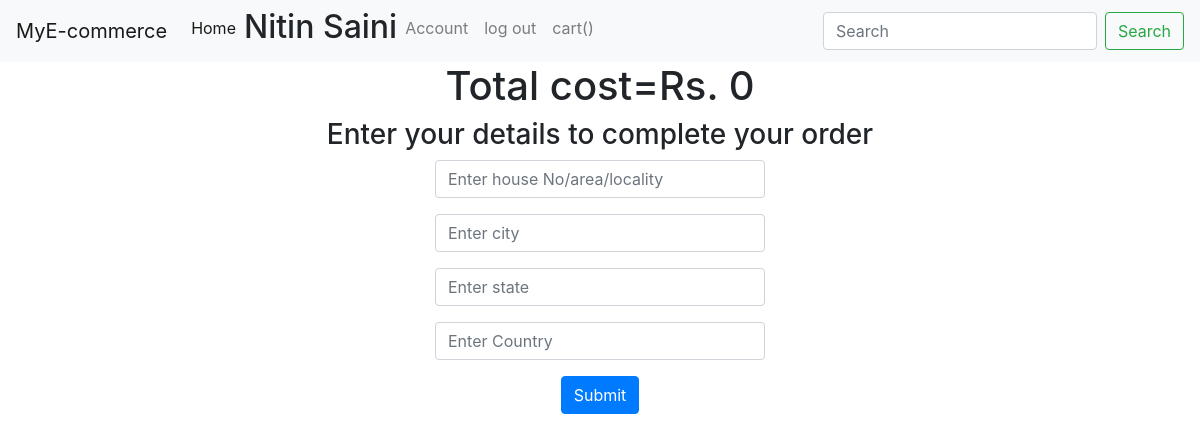
Page /pre_buy (signed in) on the earlier database version.
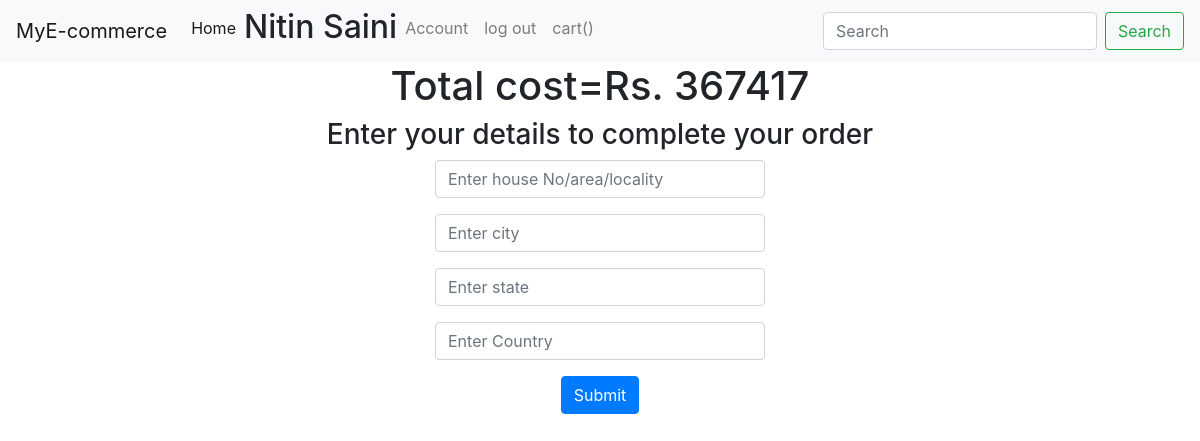
Same page on the later database version.
### pro/models.py (models this page shows)
class cart(models.Model):
	name=models.ForeignKey(User,on_delete=models.CASCADE, unique=True)
	cost=models.IntegerField(default=0)
	item=models.ManyToManyField(buyed, null=True, blank=True)
	datetime=models.DateTimeField(auto_now_add=True)

### pro/views.py (the view, shortened to what this page needs)
# urls.py: path('pre_buy',views.pre_buy,name='pre_buy'),
@login_required
def pre_buy(request):
	c=cart.objects.get(name=request.user)
	return render(request,'pre_buy.html',{'c':c})

### templates/pre_buy.html (shortened to what this page needs)
<!doctype html>
<html lang="en">
  <head>
    <link rel="stylesheet" href="https://cdn.jsdelivr.net/npm/bootstrap@4.3.1/dist/css/bootstrap.min.css">
  </head>
  <body>
    <nav class="navbar navbar-expand-lg navbar-light bg-light">
  <a class="navbar-brand" href="/">MyE-commerce</a>
  <div class="collapse navbar-collapse" id="navbarSupportedContent">
    <ul class="navbar-nav mr-auto">
      <li class="nav-item active">
        <a class="nav-link" href="/">Home <span class="sr-only">(current)</span></a>
      </li>
      {% if user.is_authenticated %}
      <li class="nav-item">
        <h2>{{user.first_name}}</h2>
      </li>
      <li class="nav-item">
        <a class="nav-link" href="account">Account</a>
      </li>
      <li class="nav-item dropdown">
        <a class="nav-link" href="log_out">log out</a>
      </li>
      <li class="nav-item dropdown">
        <a class="nav-link" href="my_cart">cart({{l}})</a>
      </li>
      {% endif %}
    </ul>
    <form action="search_name" class="form-inline my-2 my-lg-0">
      <input name="search" class="form-control mr-sm-2" type="search" placeholder="Search" aria-label="Search">
      <button class="btn btn-outline-success my-2 my-sm-0" type="submit">Search</button>
    </form>
  </div>
</nav>
    <div style="text-align: center;">
		<h1>Total cost=Rs. {{c.cost}}</h1>
		<h3>Enter your details to complete your order</h3>
    <div class="container" style="width: 30%;">
		<form method="post">
      <div class="form-group">
        <input type="text" name="address" class="form-control" aria-describedby="emailHelp" placeholder="Enter house No/area/locality" required>
      </div>
      <div class="form-group">
        <input type="text" name="city" class="form-control" aria-describedby="emailHelp" placeholder="Enter city" required>
      </div>
      <div class="form-group">
        <input type="text" name="state" class="form-control" aria-describedby="emailHelp" placeholder="Enter state" required>
      </div>
      <div class="form-group">
        <input type="text" name="country" class="form-control" aria-describedby="emailHelp" placeholder="Enter Country" required>
      </div>
			<input type="submit" class="btn btn-primary" name="submit">
		</form>
    </div>
	</div>
  </body>
</html>

Differences in the rows shown:
changed cart: cost "0" → "367417"
